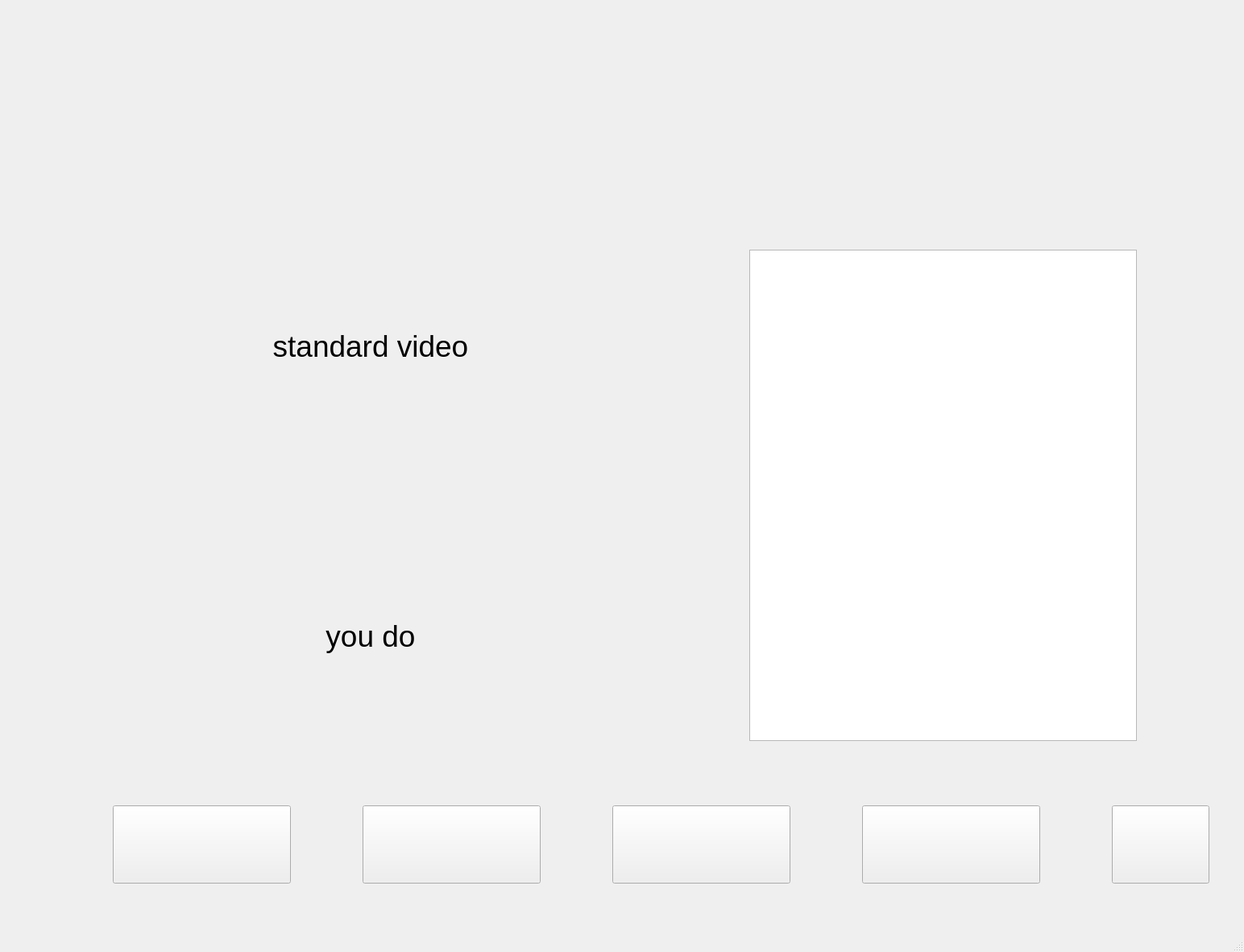
<?xml version="1.0" encoding="UTF-8"?>
<ui version="4.0">
 <class>MainWindow</class>
 <widget class="QMainWindow" name="MainWindow">
  <property name="geometry">
   <rect>
    <x>0</x>
    <y>0</y>
    <width>1544</width>
    <height>1182</height>
   </rect>
  </property>
  <property name="minimumSize">
   <size>
    <width>800</width>
    <height>600</height>
   </size>
  </property>
  <property name="maximumSize">
   <size>
    <width>1920</width>
    <height>1440</height>
   </size>
  </property>
  <property name="windowTitle">
   <string>FitNess Project Display</string>
  </property>
  <property name="styleSheet">
   <string notr="true">background-image: url(:/JSUIdi.png);</string>
  </property>
  <widget class="QWidget" name="centralwidget">
   <widget class="QPushButton" name="pushButton">
    <property name="geometry">
     <rect>
      <x>1380</x>
      <y>1000</y>
      <width>121</width>
      <height>97</height>
     </rect>
    </property>
    <property name="font">
     <font>
      <pointsize>18</pointsize>
     </font>
    </property>
    <property name="styleSheet">
     <string notr="true">background-image: url(:/TC-1.png);</string>
    </property>
   </widget>
   <widget class="QLabel" name="label">
    <property name="geometry">
     <rect>
      <x>460</x>
      <y>80</y>
      <width>681</width>
      <height>131</height>
     </rect>
    </property>
    <property name="font">
     <font>
      <pointsize>34</pointsize>
     </font>
    </property>
    <property name="styleSheet">
     <string notr="true">image: url(:/Biaoti.png);</string>
    </property>
    <property name="text">
     <string/>
    </property>
    <property name="alignment">
     <set>Qt::AlignCenter</set>
    </property>
   </widget>
   <widget class="QPushButton" name="pushButton_2">
    <property name="geometry">
     <rect>
      <x>140</x>
      <y>1000</y>
      <width>221</width>
      <height>97</height>
     </rect>
    </property>
    <property name="font">
     <font>
      <pointsize>18</pointsize>
     </font>
    </property>
    <property name="styleSheet">
     <string notr="true">background-image: url(:/SPCJ-1.png);</string>
    </property>
    <property name="text">
     <string/>
    </property>
   </widget>
   <widget class="QPushButton" name="pushButton_3">
    <property name="geometry">
     <rect>
      <x>450</x>
      <y>1000</y>
      <width>221</width>
      <height>97</height>
     </rect>
    </property>
    <property name="font">
     <font>
      <pointsize>18</pointsize>
     </font>
    </property>
    <property name="styleSheet">
     <string notr="true">background-image: url(:/DZSB-1.png);</string>
    </property>
   </widget>
   <widget class="QTextBrowser" name="textBrowser">
    <property name="geometry">
     <rect>
      <x>930</x>
      <y>310</y>
      <width>481</width>
      <height>610</height>
     </rect>
    </property>
    <property name="font">
     <font>
      <pointsize>16</pointsize>
     </font>
    </property>
   </widget>
   <widget class="QLabel" name="label_2">
    <property name="geometry">
     <rect>
      <x>1270</x>
      <y>10</y>
      <width>251</width>
      <height>111</height>
     </rect>
    </property>
    <property name="font">
     <font>
      <pointsize>18</pointsize>
     </font>
    </property>
    <property name="styleSheet">
     <string notr="true">image: url(:/Logo.png);</string>
    </property>
    <property name="text">
     <string/>
    </property>
    <property name="alignment">
     <set>Qt::AlignCenter</set>
    </property>
   </widget>
   <widget class="QPushButton" name="pushButton_4">
    <property name="geometry">
     <rect>
      <x>760</x>
      <y>1000</y>
      <width>221</width>
      <height>97</height>
     </rect>
    </property>
    <property name="font">
     <font>
      <pointsize>18</pointsize>
     </font>
    </property>
    <property name="styleSheet">
     <string notr="true">background-image: url(:/BZDZ-1.png);</string>
    </property>
   </widget>
   <widget class="QPushButton" name="pushButton_5">
    <property name="geometry">
     <rect>
      <x>1070</x>
      <y>1000</y>
      <width>221</width>
      <height>97</height>
     </rect>
    </property>
    <property name="font">
     <font>
      <pointsize>18</pointsize>
     </font>
    </property>
    <property name="styleSheet">
     <string notr="true">background-image: url(:/CKHF-1.png);</string>
    </property>
   </widget>
   <widget class="QLabel" name="label_3">
    <property name="geometry">
     <rect>
      <x>140</x>
      <y>250</y>
      <width>640</width>
      <height>360</height>
     </rect>
    </property>
    <property name="font">
     <font>
      <pointsize>28</pointsize>
     </font>
    </property>
    <property name="text">
     <string>standard video</string>
    </property>
    <property name="alignment">
     <set>Qt::AlignCenter</set>
    </property>
   </widget>
   <widget class="QLabel" name="label_4">
    <property name="geometry">
     <rect>
      <x>140</x>
      <y>610</y>
      <width>640</width>
      <height>360</height>
     </rect>
    </property>
    <property name="font">
     <font>
      <pointsize>28</pointsize>
     </font>
    </property>
    <property name="focusPolicy">
     <enum>Qt::NoFocus</enum>
    </property>
    <property name="layoutDirection">
     <enum>Qt::LeftToRight</enum>
    </property>
    <property name="text">
     <string>you do</string>
    </property>
    <property name="alignment">
     <set>Qt::AlignCenter</set>
    </property>
   </widget>
   <zorder>label_3</zorder>
   <zorder>textBrowser</zorder>
   <zorder>label_4</zorder>
   <zorder>pushButton_3</zorder>
   <zorder>label</zorder>
   <zorder>label_2</zorder>
   <zorder>pushButton_4</zorder>
   <zorder>pushButton_5</zorder>
   <zorder>pushButton_2</zorder>
   <zorder>pushButton</zorder>
  </widget>
  <widget class="QMenuBar" name="menubar">
   <property name="geometry">
    <rect>
     <x>0</x>
     <y>0</y>
     <width>1544</width>
     <height>20</height>
    </rect>
   </property>
  </widget>
  <widget class="QStatusBar" name="statusbar"/>
 </widget>
 <resources>
  <include location="configpic.qrc"/>
 </resources>
 <connections>
  <connection>
   <sender>pushButton</sender>
   <signal>clicked()</signal>
   <receiver>MainWindow</receiver>
   <slot>close()</slot>
   <hints>
    <hint type="sourcelabel">
     <x>1170</x>
     <y>730</y>
    </hint>
    <hint type="destinationlabel">
     <x>610</x>
     <y>346</y>
    </hint>
   </hints>
  </connection>
 </connections>
</ui>
